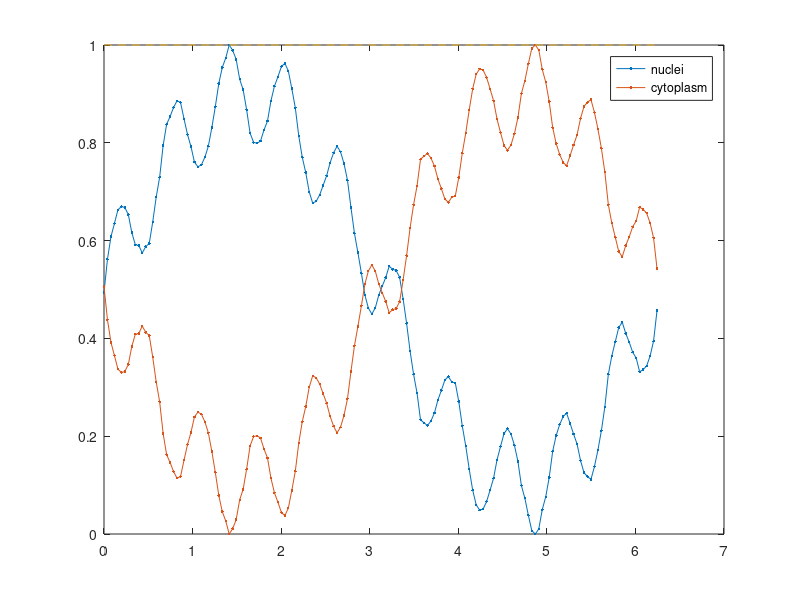

This chart was generated by the following MATLAB code:
% %% Testing
% N = 20; % nuclei cycle frames num
% t = 0.0:2*pi/N:2*pi-2*pi/N;
% F1 = 1; % nuclei frequency
% A = 1; % amplitude ,maxmum =1 (? or 1 - noise?,here the noise better set as proportion of original A)
% % DNA number (proportion)
% DNAnum_nucleus = 1*sin(F1*t); % ??? add noise here?
% % define the proportion in [0,1]
% DNAnum_nucleus = DNAnum_nucleus * 0.5 + 0.5;
% DNAnum_cytoplasm = 1 - DNAnum_nucleus;
% 
% figure;plot(t,DNAnum_nucleus,'.-',t,DNAnum_cytoplasm,'.-')
% legend('nuclei','cytoplasm'); 

%% Testing 2 sin function
% N = 160; % [128,160];suggest f [1,24]
% t = 0.0:2*pi/N:2*pi-2*pi/N;
% 
% F = [1,16];
% A = [4,1];
% Amax = sum(A(:));
% A = A / Amax;
% 
% figure;plot(t,A(1)*sin(F(1)*t),'.-',t,A(2)*sin(F(2)*t),'.-')
% 
% DNAnum_nucleus = zeros(1,length(t));
% for i = 1:length(A)
%     DNAnum_nucleus = DNAnum_nucleus + A(i)*sin(F(i)*t);
% %     figure;plot(t,A(i)*sin(F(i)*t),'.-');
% end
% 
% % define the proportion in [0,1]
% DNAnum_nucleus = DNAnum_nucleus * 0.5 + 0.5;
% DNAnum_cytoplasm = 1 - DNAnum_nucleus;
% 
% figure;plot(t,DNAnum_nucleus,'.-',t,DNAnum_cytoplasm,'.-')
% legend('nuclei','cytoplasm'); 

%% Testing nosie adding
%rng(seed)
%rng shuffle
N = 160; % [128,160];suggest f [1,24]
t = 0.0:2*pi/N:2*pi-2*pi/N;

% Add noise
seed=1;
rng(seed);
noise = (rand(1,length(t)) * 2 - ones(1,length(t))) * 0.01;

F = [1,10];
A = [4,1];
Amax = sum(A(:));
A = A / Amax;

DNAnum_nucleus = zeros(1,length(t));
for i = 1:length(A)
    DNAnum_nucleus = DNAnum_nucleus + A(i)*sin(F(i)*t);
%     figure;plot(t,A(i)*sin(F(i)*t),'.-');
end

% define the proportion in [0,1] and add noise
DNAnum_nucleus = DNAnum_nucleus * 0.5 + 0.5;

DNAnum_nucleus = DNAnum_nucleus + noise;
upper = max(DNAnum_nucleus(:));
lower = min(DNAnum_nucleus(:));
% define the proportion in [0,1]
DNAnum_nucleus = (DNAnum_nucleus - lower) / (upper - lower);

DNAnum_cytoplasm = 1 - DNAnum_nucleus;


figure;plot(t,DNAnum_nucleus,'.-',t,DNAnum_cytoplasm,'.-',t,ones(1,N),'--')
legend('nuclei','cytoplasm'); 

%% Functions




